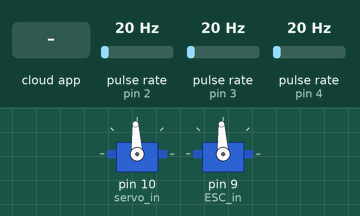
Simulated run of this sketch. Board: Arduino Uno, built with avr-gcc and run on an emulated ATmega328P. Parts: 2 × servo. Wiring (inferred from the names in the program): 3 × pulse sensor: data pin 2 / data pin 3 / data pin 4. The test bench sets the inputs (shaded band); at power-on: pulse rate (sensors on pin 2, pin 3, pin 4) 20 Hz. The ROS host is connected and sends only what is stated.

Above: at 2.7 s.
2.8 s: the phone or cloud app sets esc_pwm to -100
At 2.9 s:
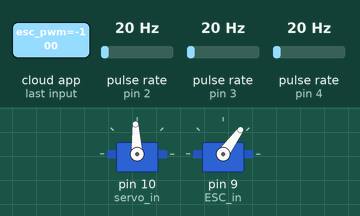
4.5 s: the phone or cloud app sets steer_pwm to -100
At 4.63 s:
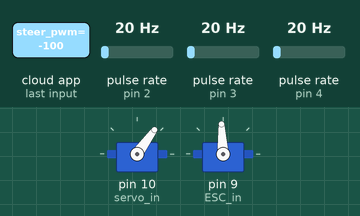
Timing chart, 0 to 7.5 s (numbered marks = the images above; inputs shaded):
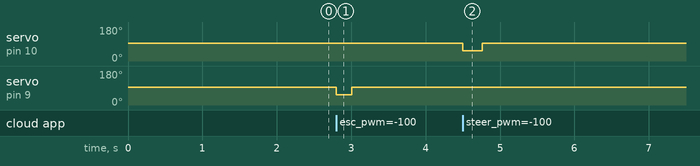

Measured:
- after the input at 2.8 s, servo on pin 9 (ESC_in): 93° → 54° at once, → 93° 0.20 s later
- after the input at 4.5 s, servo on pin 10 (servo_in): 93° → 54° at once, → 93° 0.26 s later

The sketch:

RaceCar.ino
```cpp
#include <ros.h>
#include <Servo.h>
#include <std_msgs/Float32.h>
#include <EnableInterrupt.h>

// GLOBAL VARIABLES //
const int numofpoles = 4;
const float pi = 3.14159265359;
const float r = 0.0325;
volatile unsigned long dt;
volatile unsigned long t0;
float velocity = 0;
float encoder_count = 0;
volatile unsigned long pwm_t0;
int received_pwm_signal = 0;
int pwm_esc = 1499;
int pwm_steer = 1499;
int first_signal = 1;
int loopcount = 1;

// Brushless Motor Encoder //
class Encoder {
  public:

    void encoder_setup();
    void check_flags();

    void encoder_read() {
      phasestate1 = digitalRead(2);
      phasestate2 = digitalRead(3);
      phasestate3 = digitalRead(4);
    }

    void Encoder::phase1interfunc() {
      encoder_read();
      if (phasestate1 + phasestate2 + phasestate3 == 2) {
        if ( phasestate2 == HIGH) {
          dir = -1;
        } else {
          dir = 1;
        }
      } else {
        if ( phasestate2 == HIGH) {
          dir = 1;
        } else {
          dir = -1;
        }
      }
      encoder_time_old = encoder_time;
      encoder_time = micros();
      updateFlagsShared |= ENCODER_FLAG;
      encoder_count -= dir;
    }

    void Encoder::phase2interfunc() {
      encoder_read();
      if (phasestate1 + phasestate2 + phasestate3 == 2) {
        if ( phasestate1 == HIGH) {
          dir = 1;
        } else {
          dir = -1;
        }
      } else {
        if ( phasestate1 == HIGH) {
          dir = -1;
        } else {
          dir = 1;
        }
      }
      encoder_time_old = encoder_time;
      encoder_time = micros();
      updateFlagsShared |= ENCODER_FLAG;
      encoder_count -= dir;
    }

    void Encoder::phase3interfunc() {
      encoder_read();
      if (phasestate1 + phasestate2 + phasestate3 == 2) {
        if ( phasestate1 == HIGH) {
          dir = -1;
        } else {
          dir = 1;
        }
      } else {
        if ( phasestate1 == HIGH) {
          dir = 1;
        } else {
          dir = -1;
        }
      }
      encoder_time_old = encoder_time;
      encoder_time = micros();
      updateFlagsShared |= ENCODER_FLAG;
      encoder_count -= dir;
    }

    void calc_velocity() {
      if (encoder_count_old != encoder_count) {
        velocity = dir * 0.25 * pi * r / (encoder_time - encoder_time_old / 1000000.0);
      }
      else {
        velocity = 0;
      }
      encoder_count_old = encoder_count;
    }

  private:
    int dir = 0;

    int encoder_count_old = 0;

    int phasestate1 = 0;
    int phasestate2 = 0;
    int phasestate3 = 0;

    const int ENCODER_FLAG = 1;

    //    unsigned long encoder_dt = 0;
    volatile unsigned long encoder_time = 0;
    volatile unsigned long encoder_time_old = 0;
    volatile uint8_t updateFlagsShared;
    uint8_t updateFlags;
};

Encoder motorencoder;

void phase1interfuncCB() {
  motorencoder.phase1interfunc();
}

void phase2interfuncCB() {
  motorencoder.phase2interfunc();
}

void phase3interfuncCB() {
  motorencoder.phase3interfunc();
}

// Steering Servo //
class Steer {
  public:

    void steer_cb(float pwm_steer);
    void steer_pwm_out(float pwm_steer);

    void init_steer() {
      steering.attach(servo_in);
    }

    void neutral_steer() {
      steering.writeMicroseconds( (uint16_t) servo_neutral_pwm );
    }

  private:
    int steer_curr = 0;

    const int steer_min =  1100;
    const int steer_max = 2000;

    const int servo_in = 10;

    float servo_neutral_pwm = 1500.0;

    Servo steering;
};


// Brushless ESC Control //
class ESC {
  public:

    void esc_cb(float pwm_esc);
    void esc_pwm_out(float pwm_esc);

    void init_ESC() {
      ESCmotor.attach(ESC_in);
    }

    void neutral_ESC() {
      ESCmotor.writeMicroseconds( (uint16_t) ESC_neutral_pwm );
    }
    // ESC INITIALIZATION
    void startup_ESC(int runcount) {
      if ( runcount == 1 ) {
        ESCmotor.writeMicroseconds( sweephigh );
        delayMicroseconds(50);
      }
      ESCmotor.writeMicroseconds( ESC_neutral_pwm );
    }

  private:
    int ESC_curr = 0;

    const int ESC_min = 1100;
    const int ESC_max = 1800;

    const int ESC_in = 9;

    const int sweephigh = 2000;

    float ESC_neutral_pwm = 1500.0;

    Servo ESCmotor;
};

Steer steeringservo;
ESC brushlessmotor;

void steer_cb( const std_msgs::Float32& msg) {
  pwm_steer = msg.data;
  steeringservo.steer_pwm_out(pwm_steer);
  received_pwm_signal = 1;
}

void esc_cb( const std_msgs::Float32& msg) {
  pwm_esc = msg.data;
  brushlessmotor.esc_pwm_out(pwm_esc);
  received_pwm_signal = 1;
}

ros::NodeHandle nh;

std_msgs::Float32 enc_cnt;
std_msgs::Float32 vel;

ros::Publisher pub_encoder_count("encoder", &enc_cnt);
ros::Publisher pub_velocity("velocity", &vel);

ros::Subscriber<std_msgs::Float32> sub_esc("esc_pwm", &esc_cb );
ros::Subscriber<std_msgs::Float32> sub_steer("steer_pwm", &steer_cb );

void setup() {

  motorencoder.encoder_setup();

  nh.getHardware()->setBaud(9600);

  steeringservo.init_steer();
  brushlessmotor.init_ESC();

  nh.initNode();
  nh.advertise(pub_encoder_count);
  nh.advertise(pub_velocity);
  nh.subscribe(sub_esc);
  nh.subscribe(sub_steer);

  steeringservo.neutral_steer();
  brushlessmotor.neutral_ESC();

  delay(1500);

  pwm_t0 = millis();
}

void loop() {
  dt = millis() - t0;

  nh.spinOnce();

  if ( (millis() - pwm_t0) >= 250) {
    if (!received_pwm_signal) {
      steeringservo.neutral_steer();
      brushlessmotor.neutral_ESC();
      first_signal = 1;
      loopcount = 1;
    } else {
      if (loopcount < 30) {
        brushlessmotor.startup_ESC(loopcount);
      }
      loopcount += 1;
      received_pwm_signal = 0;
    }
    pwm_t0 = millis();
  }
  nh.spinOnce();

  motorencoder.check_flags();
  motorencoder.calc_velocity();

  vel.data = velocity;
  pub_velocity.publish(&vel);

  enc_cnt.data = encoder_count;
  pub_encoder_count.publish(&enc_cnt);

  nh.spinOnce();

  t0 = millis();
}

void Encoder::encoder_setup() {
  pinMode(2, INPUT_PULLUP); // attach pin for phase 1 to pin 2
  pinMode(3, INPUT_PULLUP); // attach pin for phase 2 to pin 3
  pinMode(4, INPUT_PULLUP); // attach pin for phase 3 to pin 4
  enableInterrupt(2, phase1interfuncCB, CHANGE);
  enableInterrupt(3, phase2interfuncCB, CHANGE);
  enableInterrupt(4, phase3interfuncCB, CHANGE);
}

void Encoder::check_flags() {
  if (updateFlagsShared) {
    noInterrupts();

    updateFlags = updateFlagsShared;

    updateFlagsShared = 0;
    interrupts();
  }
}

void Steer::steer_pwm_out(float pwm_steer) {
  if ( pwm_steer > steer_max ) {
    pwm_steer = steer_max;
  } else if ( pwm_steer < steer_min) {
    pwm_steer = steer_min;
  }
  steering.writeMicroseconds( pwm_steer );
}

void ESC::esc_pwm_out(float pwm_esc) {
  if ( pwm_esc > ESC_max ) {
    pwm_esc = ESC_max;
  } else if ( pwm_esc < ESC_min) {
    pwm_esc = ESC_min;
  }
  ESCmotor.writeMicroseconds( pwm_esc );
}
```
